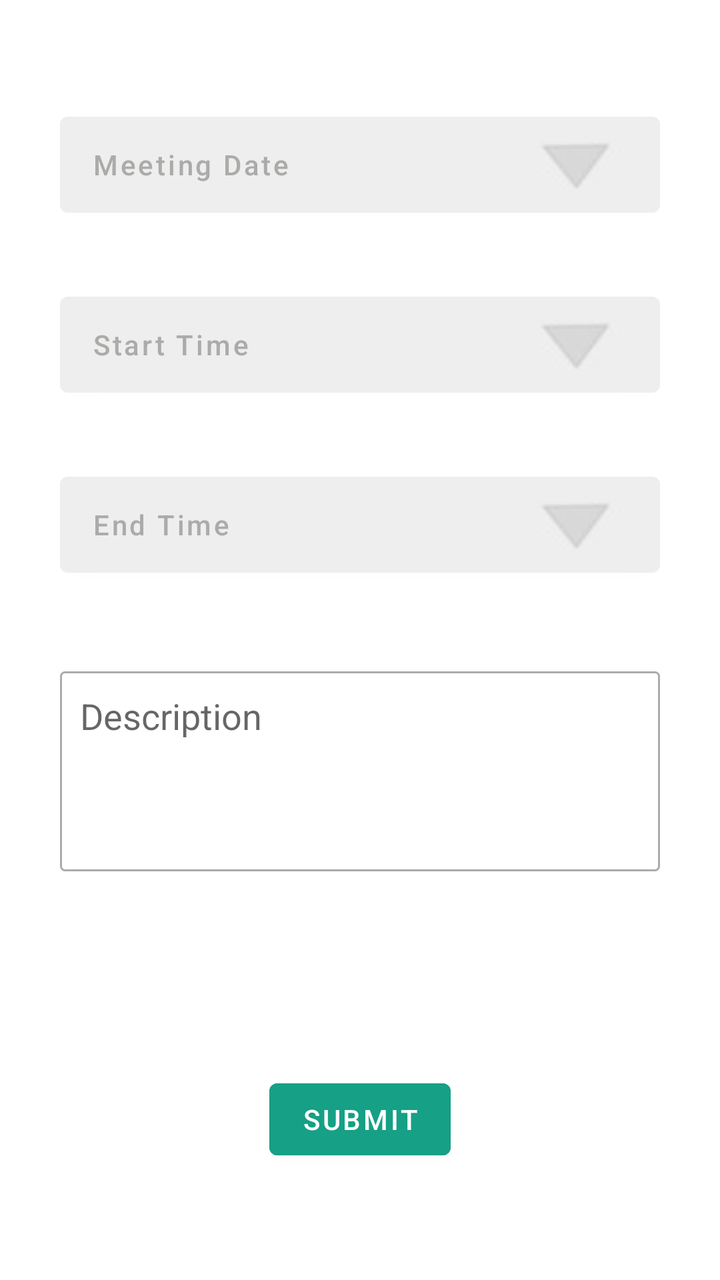
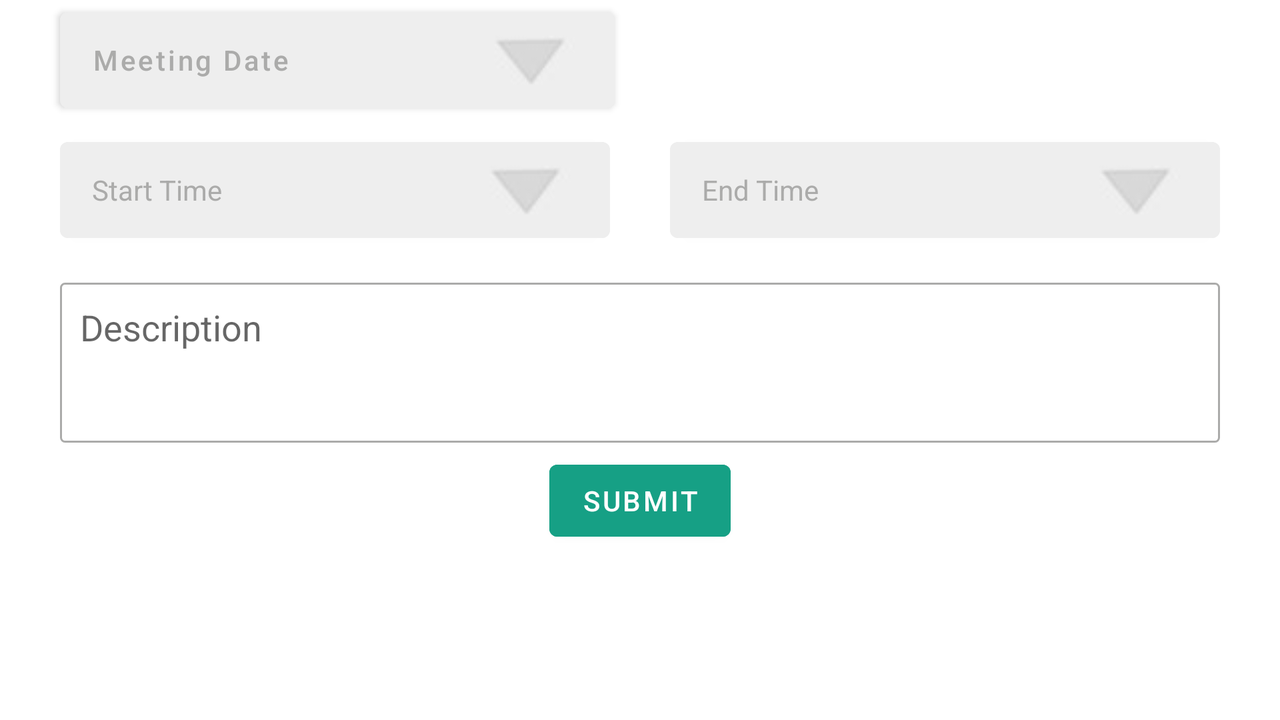

One screen, two layout resources from the same app: the default and the repository's alternative for another configuration. Each is rendered where Android would select it; the XML of both is given below.
<!-- AndroidManifest.xml: application theme Theme.MeetingScheduler -->
<!-- res/layout/add_meeting_layout.xml -->
<?xml version="1.0" encoding="utf-8"?>
<androidx.constraintlayout.widget.ConstraintLayout xmlns:android="http://schemas.android.com/apk/res/android"
    xmlns:app="http://schemas.android.com/apk/res-auto"
    android:layout_width="match_parent"
    android:layout_height="match_parent">

    <Button
        android:id="@+id/buttonDate"
        android:layout_width="match_parent"
        android:layout_height="wrap_content"
        android:layout_marginHorizontal="30dp"
        android:backgroundTint="#EEEEEE"
        android:drawableEnd="@drawable/button_image"
        android:text="@string/meeting_date"
        android:textAlignment="viewStart"
        android:textAllCaps="false"
        android:textColor="#ABABAA"
        app:layout_constraintBottom_toBottomOf="parent"
        app:layout_constraintEnd_toEndOf="parent"
        app:layout_constraintStart_toStartOf="parent"
        app:layout_constraintTop_toTopOf="parent"
        app:layout_constraintVertical_bias="0.09" />

    <Button
        android:id="@+id/buttonStartTime"
        android:layout_width="match_parent"
        android:layout_height="wrap_content"
        android:layout_marginHorizontal="30dp"
        android:layout_marginTop="30dp"
        android:backgroundTint="#EEEEEE"
        android:drawableEnd="@drawable/button_image"
        android:text="@string/start_time"
        android:textAlignment="viewStart"
        android:textAllCaps="false"
        android:textColor="#ABABAA"
        app:layout_constraintEnd_toEndOf="parent"
        app:layout_constraintStart_toStartOf="parent"
        app:layout_constraintTop_toBottomOf="@+id/buttonDate" />

    <Button
        android:id="@+id/buttonEndTime"
        android:layout_width="match_parent"
        android:layout_height="wrap_content"
        android:layout_marginHorizontal="30dp"
        android:layout_marginTop="30dp"
        android:backgroundTint="#EEEEEE"
        android:drawableEnd="@drawable/button_image"
        android:text="@string/end_time"
        android:textAlignment="viewStart"
        android:textAllCaps="false"
        android:textColor="#ABABAA"
        app:layout_constraintEnd_toEndOf="parent"
        app:layout_constraintStart_toStartOf="parent"
        app:layout_constraintTop_toBottomOf="@+id/buttonStartTime" />

    <EditText
        android:id="@+id/textViewDescription"
        android:layout_width="match_parent"
        android:layout_height="100dp"
        android:autofillHints="Description"
        android:inputType="text"
        android:layout_marginHorizontal="30dp"
        android:background="@drawable/my_border_white"
        android:gravity="top"
        android:hint="@string/description"
        android:padding="10dp"
        android:textColor="#ABABAA"
        app:layout_constraintBottom_toBottomOf="parent"
        app:layout_constraintEnd_toEndOf="parent"
        app:layout_constraintStart_toStartOf="parent"
        app:layout_constraintTop_toBottomOf="@+id/buttonEndTime"
        app:layout_constraintVertical_bias="0.175" />

    <Button
        android:id="@+id/buttonSubmit"
        android:layout_width="wrap_content"
        android:layout_height="wrap_content"
        android:layout_marginTop="100dp"
        android:backgroundTint="#16A085"
        android:text="@string/submit"
        app:layout_constraintBottom_toBottomOf="parent"
        app:layout_constraintEnd_toEndOf="parent"
        app:layout_constraintStart_toStartOf="parent"
        app:layout_constraintTop_toBottomOf="@+id/textViewDescription"
        app:layout_constraintVertical_bias="0.0" />

</androidx.constraintlayout.widget.ConstraintLayout>
<!-- resources referenced by this layout -->
<resources>
  <!-- drawable button_image: jpg bitmap (drawable-v24, 826 bytes) -->
  <!-- drawable my_border_white (drawable) -->
  <?xml version="1.0" encoding="utf-8"?>
  <shape xmlns:android="http://schemas.android.com/apk/res/android"
      android:shape="rectangle">
  
      
      <solid android:color="#FFFFFF"></solid>
  
      
      <stroke
          android:width="1dp"
          android:color="#ABABAA"></stroke>
  
      
      <corners android:radius="2dp"></corners>
  
  </shape>
  <string name="description">Description</string>
  <string name="end_time">End Time</string>
  <string name="meeting_date">Meeting Date</string>
  <string name="start_time">Start Time</string>
  <string name="submit">SUBMIT</string>
  <style name="Theme.MeetingScheduler" parent="Theme.MaterialComponents.DayNight.DarkActionBar">
          
          <item name="colorPrimary">#16A085</item>
          <item name="colorPrimaryVariant">#16A070</item>
          <item name="colorOnPrimary">@color/white</item>
          
          <item name="colorSecondary">@color/teal_200</item>
          <item name="colorSecondaryVariant">@color/teal_700</item>
          <item name="colorOnSecondary">@color/black</item>
          
          <item name="android:statusBarColor" tools:targetApi="l">?attr/colorPrimaryVariant</item>
          
      </style>
</resources>
<!-- res/layout-land/add_meeting_layout.xml (the repository's variant of the layout above) -->
<!-- drawn on the phone turned sideways -->
<?xml version="1.0" encoding="utf-8"?>
<ScrollView xmlns:android="http://schemas.android.com/apk/res/android"
    xmlns:app="http://schemas.android.com/apk/res-auto"
    android:id="@+id/scroll"
    android:layout_width="match_parent"
    android:layout_height="match_parent">

    <androidx.constraintlayout.widget.ConstraintLayout
        android:layout_width="match_parent"
        android:layout_height="wrap_content">

        <LinearLayout
            android:id="@+id/linear_layout_date"
            android:layout_width="match_parent"
            android:layout_height="wrap_content"
            android:orientation="horizontal"
            android:weightSum="2"
            app:layout_constraintTop_toTopOf="parent">

            <Button
                android:id="@+id/button_date"
                android:layout_width="0dp"
                android:layout_height="wrap_content"
                android:layout_marginStart="30dp"
                android:layout_marginEnd="55dp"
                android:layout_weight="1"
                android:backgroundTint="#EEEEEE"
                android:drawableEnd="@drawable/button_image"
                android:text="@string/meeting_date"
                android:textAlignment="viewStart"
                android:textAllCaps="false"
                android:textColor="#ABABAA"
                app:layout_constraintBottom_toBottomOf="parent"
                app:layout_constraintEnd_toEndOf="parent"
                app:layout_constraintStart_toStartOf="parent"
                app:layout_constraintTop_toTopOf="parent"
                app:layout_constraintVertical_bias="0.09" />
        </LinearLayout>

        <LinearLayout
            android:id="@+id/linear_layout_start_end_time"
            android:layout_width="match_parent"
            android:layout_height="wrap_content"
            android:layout_marginHorizontal="30dp"
            android:layout_marginTop="5dp"
            android:orientation="horizontal"
            app:layout_constraintEnd_toEndOf="parent"
            app:layout_constraintStart_toStartOf="parent"
            app:layout_constraintTop_toBottomOf="@id/linear_layout_date">

            <Button
                android:id="@+id/button_start_time"
                style="?android:attr/buttonBarStyle"
                android:layout_width="match_parent"
                android:layout_height="wrap_content"
                android:layout_marginEnd="15dp"
                android:layout_weight="0.5"
                android:backgroundTint="#EEEEEE"
                android:drawableEnd="@drawable/button_image"
                android:text="@string/start_time"
                android:textAlignment="viewStart"
                android:textAllCaps="false"
                android:textColor="#ABABAA"
                app:layout_constraintEnd_toEndOf="parent"
                app:layout_constraintStart_toStartOf="parent"
                app:layout_constraintTop_toBottomOf="@+id/button_date" />

            <Button
                android:id="@+id/button_end_time"
                style="?android:attr/buttonBarStyle"
                android:layout_width="match_parent"
                android:layout_height="wrap_content"
                android:layout_marginStart="15dp"
                android:layout_weight="0.5"
                android:backgroundTint="#EEEEEE"
                android:drawableEnd="@drawable/button_image"
                android:text="@string/end_time"
                android:textAlignment="viewStart"
                android:textAllCaps="false"
                android:textColor="#ABABAA"
                app:layout_constraintEnd_toEndOf="parent"
                app:layout_constraintStart_toStartOf="parent"
                app:layout_constraintTop_toBottomOf="@+id/linear_layout_start_end_time" />
        </LinearLayout>

        <EditText
            android:id="@+id/tv_description"
            android:layout_width="match_parent"
            android:layout_height="80dp"
            android:layout_marginHorizontal="30dp"
            android:layout_marginTop="5dp"
            android:autofillHints="Description"
            android:background="@drawable/my_border_white"
            android:gravity="top"
            android:hint="@string/description"
            android:inputType="text"
            android:padding="10dp"
            android:textColor="#ABABAA"
            app:layout_constraintBottom_toBottomOf="parent"
            app:layout_constraintEnd_toEndOf="parent"
            app:layout_constraintStart_toStartOf="parent"
            app:layout_constraintTop_toBottomOf="@+id/linear_layout_start_end_time"
            app:layout_constraintVertical_bias="0.175" />

        <Button
            android:id="@+id/button_submit"
            android:layout_width="wrap_content"
            android:layout_height="wrap_content"
            android:layout_marginTop="5dp"
            android:backgroundTint="#16A085"
            android:text="@string/submit"
            app:layout_constraintBottom_toBottomOf="parent"
            app:layout_constraintEnd_toEndOf="parent"
            app:layout_constraintStart_toStartOf="parent"
            app:layout_constraintTop_toBottomOf="@+id/tv_description"
            app:layout_constraintVertical_bias="0.0" />

    </androidx.constraintlayout.widget.ConstraintLayout>
</ScrollView>
